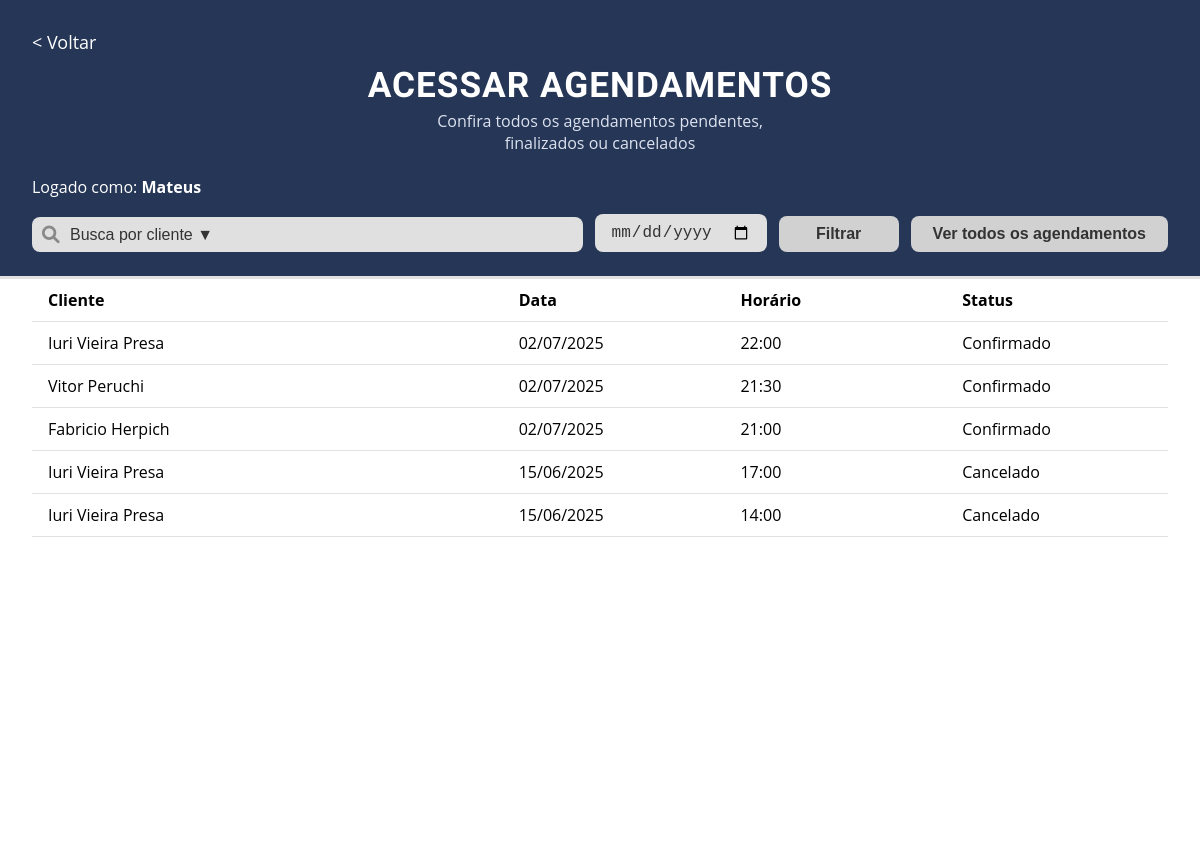
/agendamentos/lista/ (signed in), run on an earlier commit of the app's database.
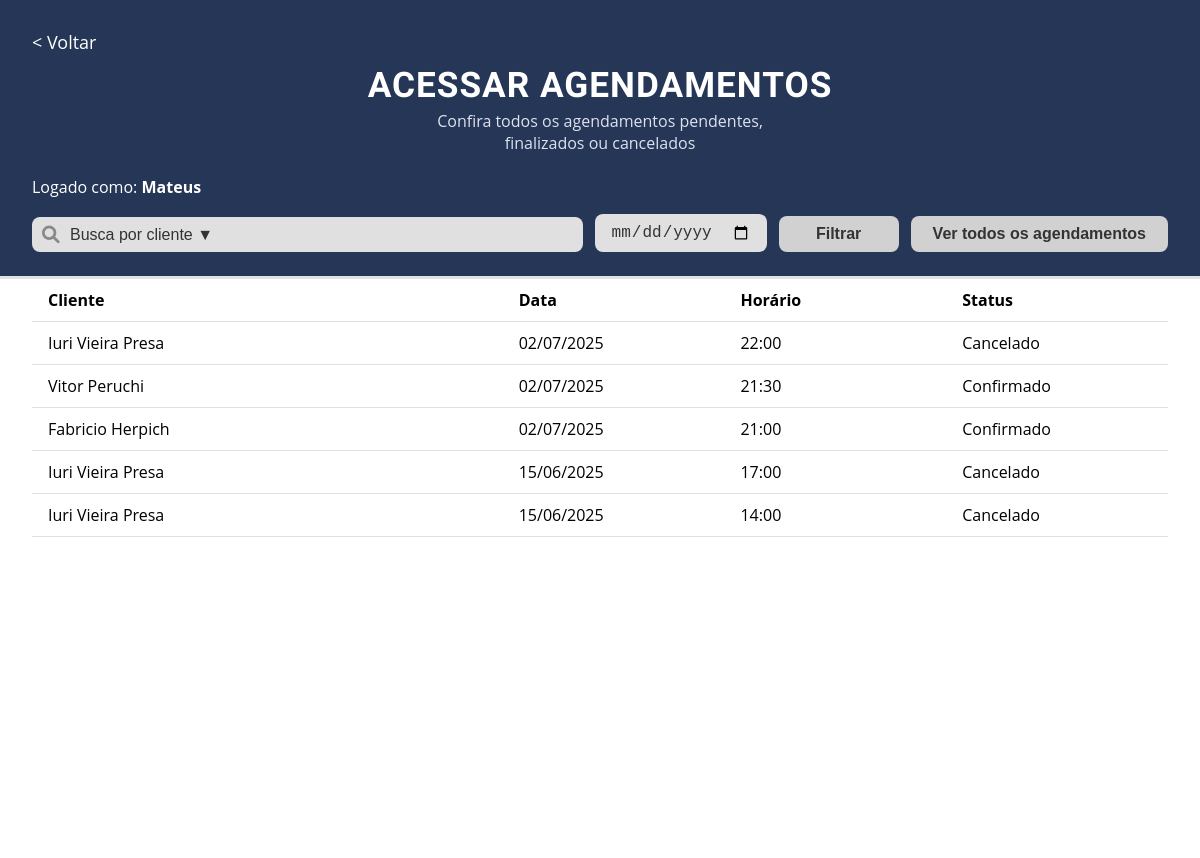
And on a later commit of the database.
### agenda/models.py (models this page shows, shortened)
class Agendamento(models.Model):
    usuario = models.ForeignKey(
        settings.AUTH_USER_MODEL,
        on_delete=models.CASCADE,
        related_name='agendamentos'
    )
    cliente = models.ForeignKey(
        'client.Cliente',  # nome do app/model do cliente
        on_delete=models.CASCADE,
        related_name='agendamentos'
    )
    dia = models.DateField()
    horario = models.TimeField()
    status = models.BooleanField(default=True)  # True = confirmado, False = cancelado
    criado_em = models.DateTimeField(auto_now_add=True)
    atualizado_em = models.DateTimeField(auto_now=True)

### client/models.py (models this page shows, shortened)
class Cliente(models.Model):
    usuario = models.ForeignKey(
        settings.AUTH_USER_MODEL,
        on_delete=models.CASCADE,
        related_name='clientes'
    )
    nome = models.CharField(max_length=150)
    email = models.EmailField(blank=True, null=True)
    telefone = models.CharField(max_length=20, blank=True, null=True)
    data_nascimento = models.DateField(blank=True, null=True)
    observacoes = models.TextField(blank=True, null=True)
    ativo = models.BooleanField(default=True)
    criado_em = models.DateTimeField(auto_now_add=True)
    atualizado_em = models.DateTimeField(auto_now=True)

### agenda/views.py (the view)
# urls.py: path('lista/', views.agendamento_list, name='agendamento_list'),
@login_required
def agendamento_list(request):
    clientes = Cliente.objects.filter(usuario=request.user, ativo=True)
    agendamentos = Agendamento.objects.filter(usuario=request.user)
    cliente_id = request.GET.get('cliente')
    data_escolhida = request.GET.get('data')
    if cliente_id and cliente_id != 'todos':
        agendamentos = agendamentos.filter(cliente_id=cliente_id)
    if data_escolhida:
        agendamentos = agendamentos.filter(dia=data_escolhida)
    agendamentos = agendamentos.order_by('-dia', '-horario')
    return render(request, 'lista_agendamento.html', {
        'agendamentos': agendamentos,
        'clientes': clientes,
        'filtros': {
            'cliente_id': cliente_id or '',
            'data': data_escolhida or '',
        }
    })

### agenda/templates/lista_agendamento.html (shortened to what this page needs)
{% load static %}
<!DOCTYPE html>
<html lang="pt-br">
<head>
    <link rel="stylesheet" href="https://cdnjs.cloudflare.com/ajax/libs/font-awesome/6.0.0-beta3/css/all.min.css">
</head>
<body>
    <div class="agenda-header">
        <div class="top-row">
            <a href="{% url 'dashboard' %}">&lt; Voltar</a>
        </div>
        <h1 class="agenda-title">ACESSAR AGENDAMENTOS</h1>
        <div class="agenda-subtitle">
            Confira todos os agendamentos pendentes,<br>
            finalizados ou cancelados
        </div>
        <div class="user-info">
            Logado como: <strong>{{ user.get_full_name|default:user.username }}</strong>
        </div>
        <form method="get" class="agenda-filtros" id="filtros-form" style="display: flex; gap: 12px; align-items: end;">
            <div class="search-group" style="flex:2; min-width: 180px;">
                <i class="fas fa-search"></i>
                <select name="cliente" class="form-select">
                    <option value="todos">Busca por cliente ▼</option>
                </select>
            </div>
            <input type="date" name="data" class="form-control" placeholder="Busca por data" value="{{ filtros.data }}">
            <button type="submit" class="btn btn-primary" style="min-width:120px;">Filtrar</button>
            <button type="button" class="btn btn-secondary" onclick="window.location.href=window.location.pathname">
                    Ver todos os agendamentos
            </button>
        </form>
    </div>
    <div class="agenda-lista-container">
        {% if agendamentos %}
            <table class="table table-striped">
                <thead>
                    <tr class="trow">
                        <th>Cliente</th>
                        <th>Data</th>
                        <th>Horário</th>
                        <th>Status</th>
                    </tr>
                </thead>
                <tbody>
                {% for ag in agendamentos %}
                    <tr>
                        <td>{{ ag.cliente.nome }}</td>
                        <td>{{ ag.dia|date:"d/m/Y" }}</td>
                        <td>{{ ag.horario|time:"H:i" }}</td>
                        <td>
                            {% if ag.status %}
                                <span class="badge bg-success">Confirmado</span>
                            {% else %}
                                <span class="badge bg-danger">Cancelado</span>
                            {% endif %}
                        </td>
                    </tr>
                {% endfor %}
                </tbody>
            </table>
        {% else %}
            <div class="text-center text-muted py-5">Nenhum agendamento encontrado para os filtros selecionados.</div>
        {% endif %}
    </div>
</body>
</html>

What changed in the data, as far as the page shows it:
changed Agendamento (number 1 of 5 on the later page): status "Confirmado" → "Cancelado"
